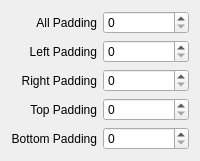
              <widget class="QWidget" name="tab_7">
               <attribute name="title">
                <string>Padding</string>
               </attribute>
               <layout class="QGridLayout" name="gridLayout_12">
                <item row="2" column="0">
                 <widget class="QLabel" name="label_19">
                  <property name="text">
                   <string>Right Padding</string>
                  </property>
                  <property name="alignment">
                   <set>Qt::AlignRight|Qt::AlignTrailing|Qt::AlignVCenter</set>
                  </property>
                 </widget>
                </item>
                <item row="4" column="0">
                 <widget class="QLabel" name="label_20">
                  <property name="text">
                   <string>Bottom Padding</string>
                  </property>
                  <property name="alignment">
                   <set>Qt::AlignRight|Qt::AlignTrailing|Qt::AlignVCenter</set>
                  </property>
                 </widget>
                </item>
                <item row="4" column="1">
                 <widget class="QSpinBox" name="cb_padding_bottom_normal">
                  <property name="maximum">
                   <number>500</number>
                  </property>
                 </widget>
                </item>
                <item row="0" column="0">
                 <widget class="QLabel" name="label_21">
                  <property name="text">
                   <string>All Padding</string>
                  </property>
                  <property name="alignment">
                   <set>Qt::AlignRight|Qt::AlignTrailing|Qt::AlignVCenter</set>
                  </property>
                 </widget>
                </item>
                <item row="3" column="1">
                 <widget class="QSpinBox" name="cb_padding_top_normal">
                  <property name="maximum">
                   <number>500</number>
                  </property>
                 </widget>
                </item>
                <item row="1" column="0">
                 <widget class="QLabel" name="label_22">
                  <property name="text">
                   <string>Left Padding</string>
                  </property>
                  <property name="alignment">
                   <set>Qt::AlignRight|Qt::AlignTrailing|Qt::AlignVCenter</set>
                  </property>
                 </widget>
                </item>
                <item row="2" column="1">
                 <widget class="QSpinBox" name="cb_padding_right_normal">
                  <property name="maximum">
                   <number>500</number>
                  </property>
                 </widget>
                </item>
                <item row="1" column="1">
                 <widget class="QSpinBox" name="cb_padding_left_normal">
                  <property name="maximum">
                   <number>500</number>
                  </property>
                 </widget>
                </item>
                <item row="0" column="1">
                 <widget class="QSpinBox" name="cb_padding_normal">
                  <property name="maximum">
                   <number>500</number>
                  </property>
                 </widget>
                </item>
                <item row="3" column="0">
                 <widget class="QLabel" name="label_23">
                  <property name="text">
                   <string>Top Padding</string>
                  </property>
                  <property name="alignment">
                   <set>Qt::AlignRight|Qt::AlignTrailing|Qt::AlignVCenter</set>
                  </property>
                 </widget>
                </item>
               </layout>
              </widget>
